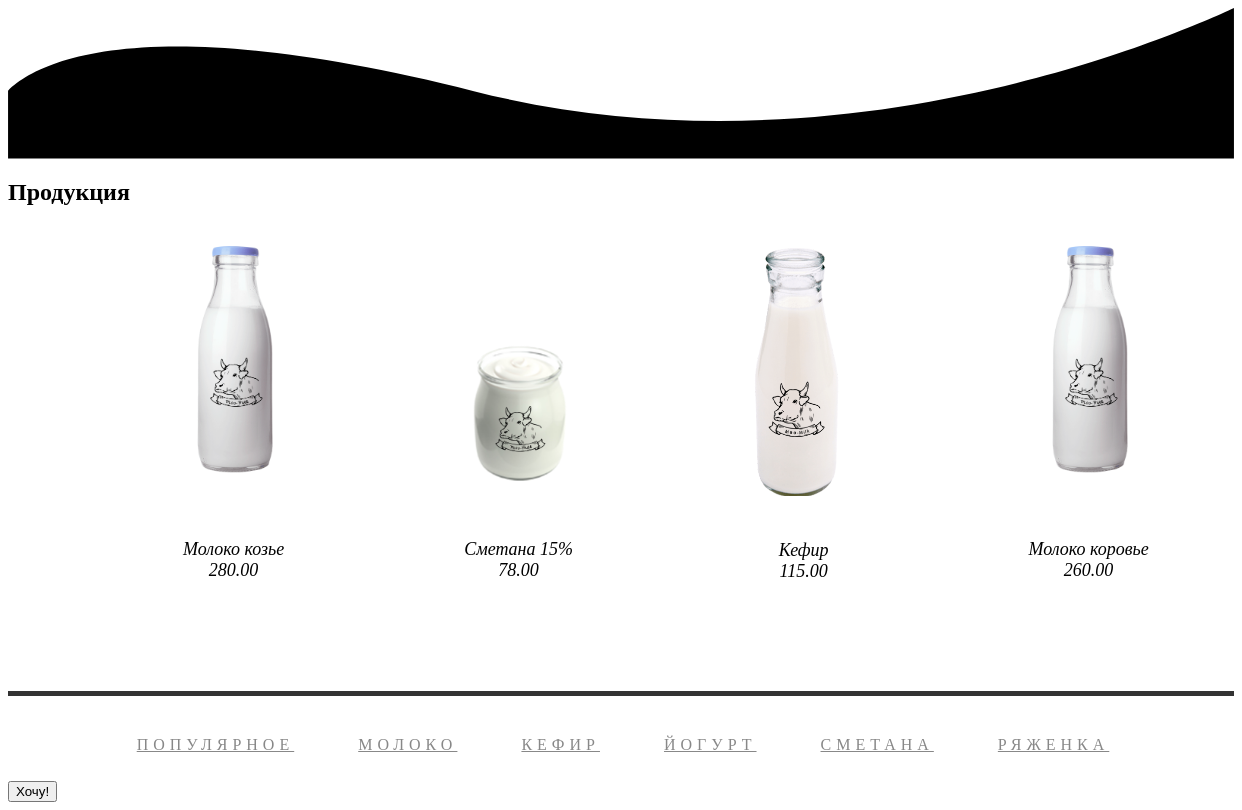
Screenshot of /includes/productions.php with the database file from the repository.
### tables this page shows
CREATE TABLE IF NOT EXISTS `products` (
  `id` int(5) unsigned NOT NULL AUTO_INCREMENT,
  `name` varchar(255) NOT NULL,
  `category` int(5) unsigned NOT NULL DEFAULT '1',
  `price` decimal(8,2) NOT NULL,
  `special_price` decimal(8,2) NOT NULL DEFAULT '0.00',
  `img` varchar(100) NOT NULL,
  PRIMARY KEY (`id`),
  UNIQUE KEY `name` (`name`)
);

CREATE TABLE IF NOT EXISTS `category` (
  `id` int(5) unsigned NOT NULL AUTO_INCREMENT,
  `name` varchar(255) NOT NULL,
  PRIMARY KEY (`id`),
  UNIQUE KEY `name` (`name`),
  KEY `id` (`id`)
);

### includes/productions.php (the view, shortened to what this page needs)
<link rel="stylesheet" href="css/item_slider.css" type="text/css">
<section>
    <svg id="waveFooter" data-name="waveFooter" xmlns="http://www.w3.org/2000/svg" viewBox="0 0 1400 172">
        <path class="cls-1"
        d="M1400,5V177H0V99.37C38.91,60.92,170.35,8.22,532,100,941.22,203.87,1325.47,39.77,1400,5Z"
        transform="translate(0 -5)" /></svg>
    </section>
    <div class="productions">
        <h2 class="title-text center-text">
        Продукция</h2>
        <div id="mi-slider" class="mi-slider">
            <?php
            $connection = include "connection.php";
            $query_result = mysqli_query($connection, 'SELECT products.name AS product, products.price, products.img, category.name AS category
              FROM products AS products
              LEFT JOIN category AS category ON ( products.category = category.id )
              ORDER BY category.id');
            $categories_array = array();
            echo "<ul>";
            $first_element = true;
            $count_prod_on_category = 0;
            while ( ($current_prod = mysqli_fetch_assoc($query_result))) {
                $current_category = $current_prod['category'];
                if ($first_element === true){
                    $categories_array[] = $current_category;
                    $first_element = false;
                }
                if (array_search($current_category, $categories_array) === false){
                    $categories_array[] = $current_category;
                    $count_prod_on_category = 0;
                    echo "</ul>";
                    echo "<ul>";
                }
                if ($count_prod_on_category < 4) {
                    echo "<li><img src='images/".$current_prod['img']."' alt='Продукт' width='50%'><h4>".$current_prod['product']."<br>".$current_prod['price']."</h4></li>";
                }
                $count_prod_on_category++;
            };
            echo "</ul>";
            echo "<nav>";
            foreach ($categories_array as $current_category) {
             echo "<a href='#'>".$current_category."</a>";
         }
         echo "</nav>";
         ?>
     </div>
    <button id="btn-prod">Хочу!</button>
</div>

### css/item_slider.css (style rules this page uses)
.mi-slider { position: relative; margin-top: 7%; height: 490px; }
.mi-slider ul { list-style-type: none; position: absolute; width: 100%; left: 0; bottom: 140px; overflow: hidden; text-align: center; pointer-events: none; }
.mi-slider ul li { display: inline-block; padding: 20px; width: 20%; max-width: 300px; transform: translateX(600%); transition: opacity 0.2s linear; }
.mi-slider ul li a, .mi-slider ul li img { display: block; margin: 0 auto; }
.mi-slider ul li img { max-width: 100%; border: none; }
.mi-slider ul li h4 { display: inline-block; font-family: Baskerville, "Baskerville Old Face", "Hoefler Text", Garamond, "Times New Roman", serif; font-style: italic; font-weight: 400; font-size: 18px; padding: 20px 10px 0; }
.mi-slider nav { position: relative; top: 400px; text-align: center; max-height: 10%; margin: 0 auto; border-top: 5px solid #333; }
.mi-slider nav a { display: inline-block; text-transform: uppercase; letter-spacing: 5px; padding: 40px 30px 30px 34px; position: relative; color: #888; outline: none; transition: color 0.2s linear; }
.mi-slider ul:first-child li, .no-js .mi-slider ul li { animation: scaleUp 350ms ease-in-out both; }
.mi-slider ul:first-child li:first-child { animation-delay: 90ms; }
.mi-slider ul:first-child li:nth-child(2) { animation-delay: 180ms; }
.mi-slider ul:first-child li:nth-child(3) { animation-delay: 270ms; }
.mi-slider ul:first-child li:nth-child(4) { animation-delay: 360ms; }

### rows the page displays
products: img (picture), name "Молоко козье", price "280.00"
products: img (picture), name "Сметана 15%", price "78.00"
products: img (picture), name "Кефир", price "115.00", name "КЕФИР"
products: img (picture), name "Молоко коровье", price "260.00"
category: name "ПОПУЛЯРНОЕ"

### other values shown
$current_category "МОЛОКО"
$current_category "ЙОГУРТ"
$current_category "СМЕТАНА"
$current_category "РЯЖЕНКА"
